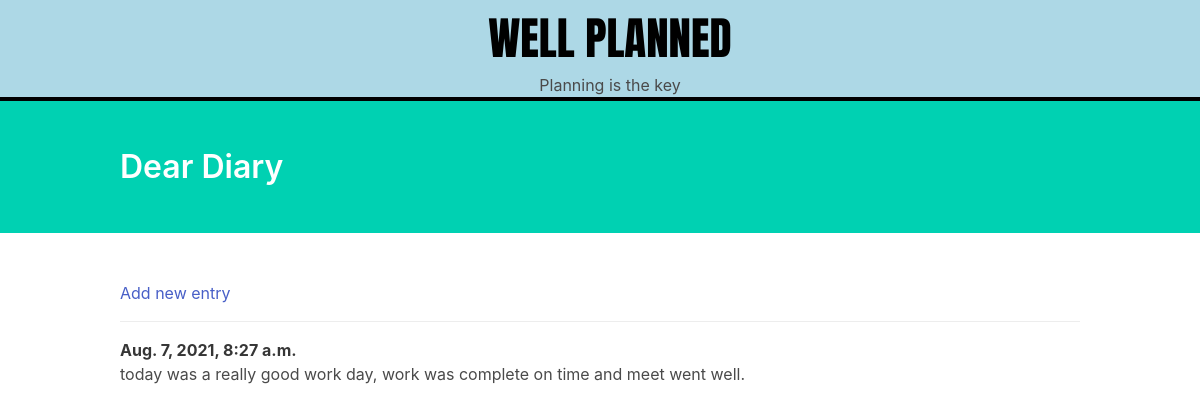
Page /dairyList/2/ on the committed database.
### entries/models.py (models this page shows, shortened)
class Entry(models.Model):
    catagory = models.ForeignKey(DairyCatagory, on_delete=models.CASCADE)
    text = models.TextField()
    date_posted = models.DateTimeField(auto_now_add=True)
    class Meta:
        verbose_name_plural = 'entries'

### entries/views.py (the view)
# urls.py: path('<c_id>/', views.index),
def index(request,c_id):
    global  cid
    cid = c_id
    entries = Entry.objects.filter(catagory = int(cid)).order_by('-date_posted')
    context = {'entries' : entries,'id': cid}
    return render(request, 'entries/index.html', context)

### entries/templates/entries/index.html (shortened to what this page needs)
{% load static %}
<!DOCTYPE html>
<html lang="en">
<head>
    <link rel="stylesheet" href="{% static 'my_app/Home.css/' %}">
    <link rel="stylesheet" href="https://cdnjs.cloudflare.com/ajax/libs/bulma/0.6.2/css/bulma.min.css" />
</head>
<body>
    <header>
        <h1 id="title">WELL PLANNED</h1>
        <h2 id="title1"> Planning is the key </h2>
    </header>
    <section class="hero is-primary">
        <div class="hero-body">
            <div class="container">
                <h1 class="title">
                    Dear Diary
                </h1>
            </div>
        </div>
    </section>
    <section class="section">
        <div class="container">
            <article class="media">
                <div class="media-content">
                    <div class="content">
                        <a href="/dairyList/{{id}}/addd/">Add new entry</a>
                    </div>
                </div>
            </article>
            {% for entry in entries %}
                <article class="media">
                    <div class="media-content">
                        <div class="content">
                            <p>
                                <strong>{{ entry.date_posted }}</strong>
                                <br> {{ entry.text }}
                            </p>
                        </div>
                    </div>
                </article>
            {% endfor %}
        </div>
    </section>
</body>
</html>

### my_app/static/my_app/Home.css (style rules this page uses)
body { margin: 0px; }
#title { font-family: 'Anton' , sans-serif !important ; font-size: 45px !important; color: #000; margin-bottom: 0px; margin-top: 5px; margin-left: 20px; display: inline-block; }
#title1 { margin-top: 0px; margin-left: 20px; }
header { text-align: center; border-bottom: 4px solid black; margin-top: 0px; background: lightblue; width: 100%; }

### rows in the picture
Entry: date_posted "Aug. 7, 2021, 8:27 a.m.", text "today was a really good work day, work was complete on time and meet went well."
